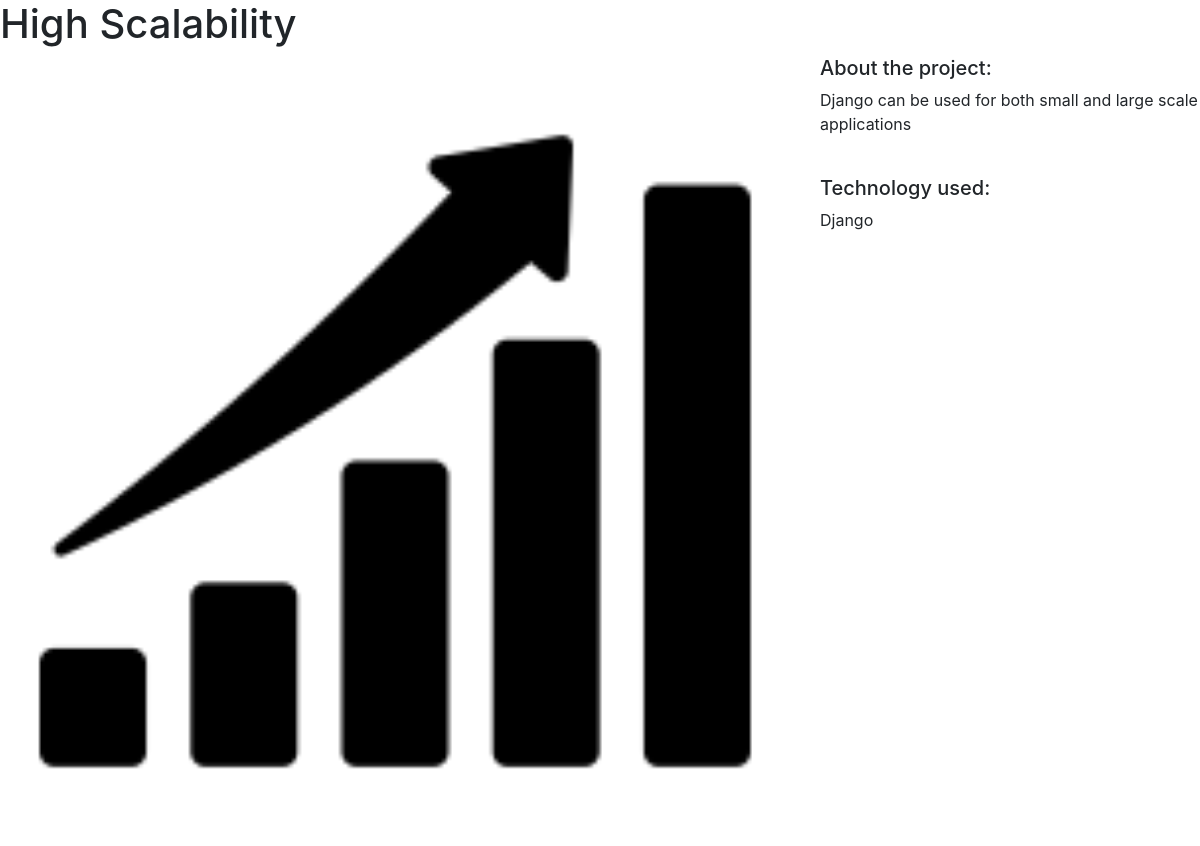
/projects/1/, run on the app's committed database.
### projects/models.py (models this page shows)
class Project(models.Model):
    title = models.CharField(max_length=100)
    description = models.TextField()
    technology = models.CharField(max_length=20)
    image = models.FilePathField(path="/img")

### projects/views.py (the view)
# urls.py: path("<int:pk>/", views.project_detail, name="project_detail"),
def project_detail(request, pk):
    project = Project.objects.get(pk=pk)
    context = {"project": project}
    return render(request, "project_detail.html", context)

### projects/templates/project_detail.html
{% extends "base.html" %}
{% load static %}
{% block page_content %}
<h1>{{ project.title }}</h1>
<div class="row">
    <div class="col-md-8">
        <img src="{% static project.image %}" alt="" width="100%">
    </div>
    <div class="col-md-4">
        <h5>About the project:</h5>
        <p>{{ project.description }}</p>
        <br>
        <h5>Technology used:</h5>
        <p>{{ project.technology }}</p>
    </div>
</div>
{% endblock %}

### data on the page
Project: title "High Scalability", image (picture), description "Django can be used for both small and large scale applications", technology "Django"
